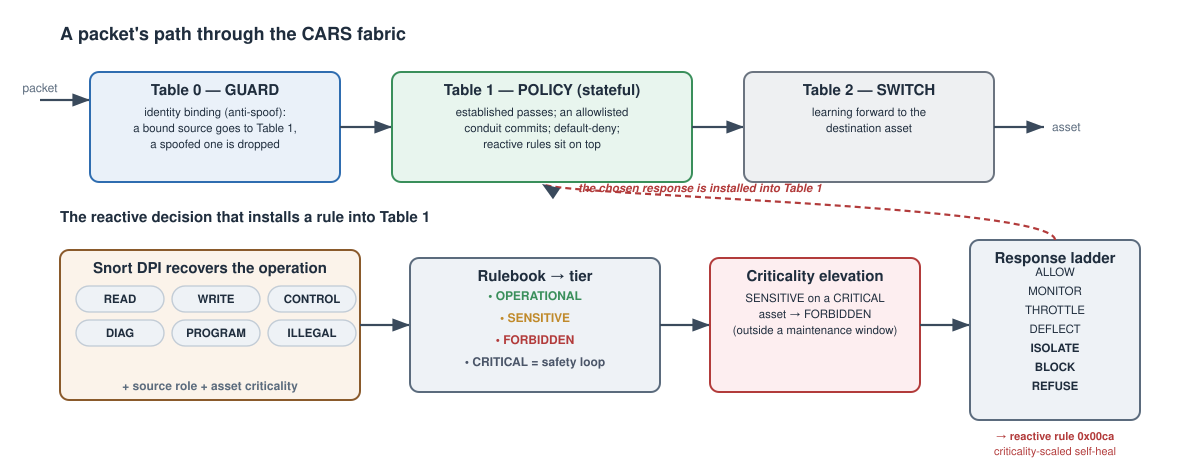

Python code for this plot:
import cairosvg
INK="#1f2d3d"; SUB="#5b6b7d"; LINE="#3a4a5c"
GUARD="#2f6db0"; POLICY="#3a8f5b"; SWITCH="#6b7480"; DEC="#8a5a2b"; ACC="#b23b3b"
def esc(s): return s.replace("&","&amp;").replace("<","&lt;").replace(">","&gt;")
P=[]
def box(x,y,w,h,fill,stroke,title,subs=None,tcol="#1f2d3d",rx=9,tsize=15):
    P.append(f'<rect x="{x}" y="{y}" width="{w}" height="{h}" rx="{rx}" fill="{fill}" stroke="{stroke}" stroke-width="2"/>')
    P.append(f'<text x="{x+w/2}" y="{y+23}" text-anchor="middle" font-family="Helvetica" font-size="{tsize}" font-weight="700" fill="{tcol}">{esc(title)}</text>')
    if subs:
        for i,s in enumerate(subs):
            P.append(f'<text x="{x+w/2}" y="{y+44+i*16}" text-anchor="middle" font-family="Helvetica" font-size="11.5" fill="{tcol}">{esc(s)}</text>')
def arrow(x1,y1,x2,y2,col=LINE,w=2.2,dash=""):
    d=f' stroke-dasharray="{dash}"' if dash else ""
    P.append(f'<line x1="{x1}" y1="{y1}" x2="{x2}" y2="{y2}" stroke="{col}" stroke-width="{w}"{d} marker-end="url(#ah)"/>')
def txt(x,y,s,size=12,col=INK,anchor="middle",weight="400",style=""):
    st=f' font-style="{style}"' if style else ""
    P.append(f'<text x="{x}" y="{y}" text-anchor="{anchor}" font-family="Helvetica" font-size="{size}" font-weight="{weight}" fill="{col}"{st}>{esc(s)}</text>')
def chip(x,y,w,s):
    P.append(f'<rect x="{x}" y="{y}" width="{w}" height="26" rx="13" fill="#eef2f6" stroke="#c2ccd6" stroke-width="1.4"/>')
    txt(x+w/2,y+17,s,11.5,INK,"middle","600")
W,H=1180,470
txt(60,40,"A packet's path through the CARS fabric",18,INK,"start","700")
txt(40,92,"packet",12,SUB); arrow(40,100,90,100)
box(90,72,250,110,"#eaf1f9",GUARD,"Table 0 — GUARD",["identity binding (anti-spoof):","a bound source goes to Table 1,","a spoofed one is dropped"])
arrow(340,127,392,127)
box(392,72,300,110,"#e8f5ee",POLICY,"Table 1 — POLICY (stateful)",["established passes; an allowlisted","conduit commits; default-deny;","reactive rules sit on top"])
arrow(692,127,744,127)
box(744,72,250,110,"#eef0f2",SWITCH,"Table 2 — SWITCH",["learning forward to the","destination asset"])
arrow(994,127,1044,127); txt(1052,131,"asset",12,SUB,"start")
# decision band
txt(60,222,"The reactive decision that installs a rule into Table 1",15,INK,"start","700")
box(60,250,300,150,"#fbf3ea",DEC,"Snort DPI recovers the operation")
for i,o in enumerate(["READ","WRITE","CONTROL","DIAG","PROGRAM","ILLEGAL"]):
    chip(76+(i%3)*96,286+(i//3)*34,88,o)
txt(210,390,"+ source role  + asset criticality",12,SUB,"middle","600")
arrow(360,325,410,325)
box(410,258,250,134,"#eef2f6","#5b6b7d","Rulebook  →  tier")
for i,(t,c) in enumerate([("OPERATIONAL","#3a8f5b"),("SENSITIVE","#c08a2b"),("FORBIDDEN","#b23b3b"),("CRITICAL = safety loop","#4a5568")]):
    txt(535,300+i*22,"•  "+t,12,c,"middle","600")
arrow(660,325,710,325)
box(710,258,210,134,"#fdeef0",ACC,"Criticality elevation",["SENSITIVE on a CRITICAL","asset → FORBIDDEN","(outside a maintenance window)"])
arrow(920,325,970,325)
box(970,240,170,180,"#eef2f6","#5b6b7d","Response ladder")
for i,r in enumerate(["ALLOW","MONITOR","THROTTLE","DEFLECT","ISOLATE","BLOCK","REFUSE"]):
    txt(1055,276+i*19,r,11.5,INK,"middle","700" if r in("ISOLATE","BLOCK","REFUSE") else "400")
# feedback arrow ladder -> Table 1, clean, labelled below the ladder
P.append(f'<path d="M 1055 240 C 1055 205, 560 196, 542 184" fill="none" stroke="{ACC}" stroke-width="2.2" stroke-dasharray="6 4" marker-end="url(#ah)"/>')
txt(1055,440,"→ reactive rule 0x00ca",11,ACC,"middle","600")
txt(1055,455,"criticality-scaled self-heal",11,ACC,"middle","400")
txt(700,192,"the chosen response is installed into Table 1",11.5,ACC,"middle","600","italic")
svg=f'''<svg xmlns="http://www.w3.org/2000/svg" viewBox="0 0 {W} {H}" font-family="Helvetica">
<defs><marker id="ah" markerWidth="10" markerHeight="10" refX="8" refY="3" orient="auto"><path d="M0,0 L8,3 L0,6 Z" fill="{LINE}"/></marker></defs>
<rect width="{W}" height="{H}" fill="white"/>
{"".join(P)}</svg>'''
open("/tmp/diagB.svg","w").write(svg)
cairosvg.svg2png(bytestring=svg.encode(),write_to="/tmp/diagB.png",scale=2)
print("ok")
